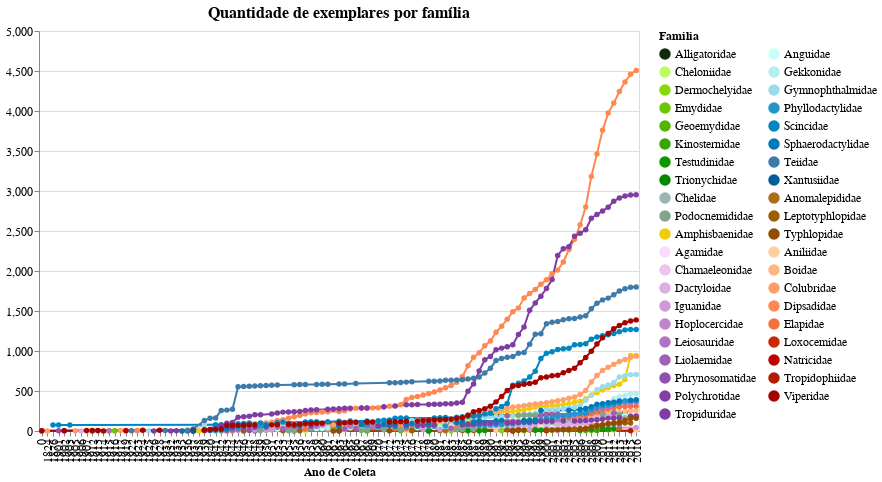

The notebook cell this image was saved under:
### Markdown cell above
### Chart: per collected year

### Code cell
# filtering out some families lost while grouping
familias = [f for f in cores_familia.keys() if f in teste['familia'].unique()]
cores_temp = [cores_familia[f] for f in familias] 


# selector
select_family = alt.selection_multi(fields=['familia'], bind='legend')

g1 = alt.Chart(teste, title='Quantidade de exemplares por família', 
               width=600, height=400).mark_line(point=True).encode(
    x= alt.X('ano_coleta', type="ordinal", title='Ano de Coleta'),
    y= alt.Y('cumulative_sum', title='', 
             sort=alt.EncodingSortField('counts', op="count", order='descending')),
    color= alt.Color('familia:N', title='Familia',
                     legend= alt.Legend(columns=2, symbolLimit=50),
                     scale=alt.Scale(domain=familias, range= cores_temp)),
    tooltip= alt.Tooltip(['familia','ano_coleta','counts', 'cumulative_sum']),
    opacity= alt.condition(select_family, alt.value(1), alt.value(0))
).add_selection(select_family)

g1 = g1.configure_title(fontSize=16).configure_axis(
    labelFontSize=12,
    titleFontSize=12
).configure_legend(
    labelFontSize=12,
    titleFontSize=12
)

g1.save('./graphs/cumCounts/time-spacial/evolucao_por_familia.html')

g1

### Figure 1 — Vega-Lite specification as saved in the notebook (floating-point values rounded to 4 significant figures; data arrays with more than 128 entries replaced by an {"elided": "..."} marker saying what was removed)
{"config": {"view": {"continuousWidth": 400, "continuousHeight": 300}, "axis": {"labelFontSize": 12, "titleFontSize": 12}, "legend": {"labelFontSize": 12, "titleFontSize": 12}, "title": {"fontSize": 16}}, "data": {"name": "data-ba3e5b39552e42282396e40d02a0e5cc"}, "mark": {"type": "line", "point": true}, "encoding": {"color": {"type": "nominal", "field": "familia", "legend": {"columns": 2, "symbolLimit": 50}, "scale": {"domain": ["Alligatoridae", "Cheloniidae", "Dermochelyidae", "Emydidae", "Geoemydidae", "Kinosternidae", "Testudinidae", "Trionychidae", "Chelidae", "Podocnemididae", "Amphisbaenidae", "Agamidae", "Chamaeleonidae", "Dactyloidae", "Iguanidae", "Hoplocercidae", "Leiosauridae", "Liolaemidae", "Phrynosomatidae", "Polychrotidae", "Tropiduridae", "Anguidae", "Gekkonidae", "Gymnophthalmidae", "Phyllodactylidae", "Scincidae", "Sphaerodactylidae", "Teiidae", "Xantusiidae", "Anomalepididae", "Leptotyphlopidae", "Typhlopidae", "Aniliidae", "Boidae", "Colubridae", "Dipsadidae", "Elapidae", "Loxocemidae", "Natricidae", "Tropidophiidae", "Viperidae"], "range": ["#142611", "#bafd62", "#85d907", "#6cc700", "#52b700", "#35a600", "#0b9700", "#008800", "#99b6b2", "#81a58b", "#F2CB07", "#f8dcf9", "#ebc5ed", "#ddafe2", "#ce9ad6", "#bf86cc", "#af73c2", "#a160b8", "#924fae", "#833fa4", "#803da1", "#c9fff9", "#b3eff2", "#9cdcea", "#2096ca", "#0087c1", "#0079b7", "#3e7baa", "#005e98", "#ac6f18", "#9e5e00", "#914e00", "#ffce9f", "#ffb683", "#ff9f69", "#ff8851", "#f5723b", "#cb2800", "#bc0000", "#b41b00", "#a40300"]}, "title": "Familia"}, "opacity": {"condition": {"value": 1, "selection": "selector008"}, "value": 0}, "tooltip": [{"type": "nominal", "field": "familia"}, {"type": "quantitative", "field": "ano_coleta"}, {"type": "quantitative", "field": "counts"}, {"type": "quantitative", "field": "cumulative_sum"}], "x": {"type": "ordinal", "field": "ano_coleta", "title": "Ano de Coleta"}, "y": {"type": "quantitative", "field": "cumulative_sum", "sort": {"field": "counts", "op": "count", "order": "descending"}, "title": ""}}, "height": 400, "selection": {"selector008": {"type": "multi", "fields": ["familia"], "bind": "legend"}}, "title": "Quantidade de exemplares por família", "width": 600, "$schema": "https://vega.github.io/schema/vega-lite/v4.8.1.json", "datasets": {"data-ba3e5b39552e42282396e40d02a0e5cc": {"elided": "1278 records"}}}
